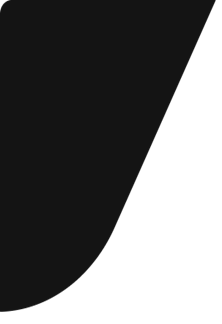
#> input picture assets/mask_l_1.png, 222 x 324 px; its folder holds 6 pictures in this run
$ python -i GUI.py   (imports and definitions only)
#> lines starting #> are read from the running program, lines starting #| are printed output that depends on the picture; pictures that were not available may be replaced by others from this repository, and a replacement may not be noted
import tkinter as tk
from tkinter import messagebox
from PIL import Image, ImageTk, ImageEnhance, ImageDraw
import webbrowser
import os
import sys
import subprocess

def create_rounded_rectangle_image(width, height, radius, color):
#> called with width = 694, height = 417, radius = 20, color = '#1a1a1a'
    image = Image.new('RGBA', (width, height), (0, 0, 0, 0))
#> image: PIL image 694x417 RGBA; every value is 0
    draw = ImageDraw.Draw(image)
    draw.rounded_rectangle((0, 0, width, height), radius, fill=color)
    return image

if getattr(sys, 'frozen', False):
    script_dir = sys._MEIPASS
else:
    script_dir = os.path.dirname(os.path.abspath(__file__))

# [1 line not run here, left out]

window_width = 694
window_height = 417
# [1 line that did not run here, left out]
# [1 line that did not run here, left out]
# [1 line that did not run here, left out]
# [1 line that did not run here, left out]

# [2 lines not run here, left out]

bg_image = create_rounded_rectangle_image(window_width, window_height, 20, "#1a1a1a")
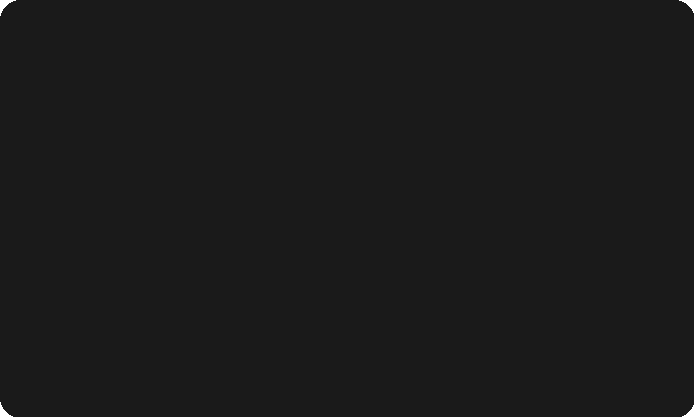
#> bg_image: PIL image 694x417 RGBA; mean R, G, B, A 26, 26, 26, 254.7; transparent parts drawn white
bg_photo = ImageTk.PhotoImage(bg_image)
# [1 line that did not run here, left out]
# [3 lines not run here, left out]

def place_image(path, x, y, anchor):
#> called with path = 'assets/mask_l_1.png', x = 0, y = 0, anchor = 'nw'
    image = Image.open(os.path.join(script_dir, path)).convert('RGBA')
#> image is the input picture: PIL image 222x324 RGBA; mean R, G, B, A 12.4, 12.4, 12.4, 157.3
    photo = ImageTk.PhotoImage(image)
    label = tk.Label(root, image=photo, bg="#1a1a1a")
    label.image = photo
    label.place(x=x, y=y, anchor=anchor)
    return label

# [1 line that did not run here, left out]
# [1 line not run here, left out]

# [11 lines left out: function load_image, not called in this run]

clicked_any_button = False

# [12 lines left out: function on_click, not called in this run]

close_button_path = "assets/off.png"
off_image_path = os.path.join(script_dir, close_button_path)
# [1 line not run here, left out]
# [1 line that did not run here, left out]
# [1 line that did not run here, left out]
# [1 line that did not run here, left out]
# [1 line that did not run here, left out]

def on_enter(event):
    close_button.config(image=off_hover_photo)

def on_leave(event):
    close_button.config(image=off_photo)

# [1 line that did not run here, left out]
# [1 line that did not run here, left out]

button_x_offset = 20
button_y_offset = 20
# [2 lines not run here, left out]

def start_move(event):
    root._drag_data = {'x': event.x_root - root.winfo_rootx(), 'y': event.y_root - root.winfo_rooty()}

# [4 lines left out: function do_move, not called in this run]

# [2 lines not run here, left out]

# [7 lines left out: function create_button, not called in this run]

buttons_info = [
    ("assets/4.04.png", "VapeV4.04/run.bat"),
    ("assets/4.09.png", "VapeV4.09/run.bat"),
    ("assets/4.10.png", "VapeV4.10/run.bat"),
    ("assets/4.11.png", "VapeV4.11/run.bat"),
    ("assets/lite.png", "VapeLite/run.bat")
]

button_y = 50
# [3 lines not run here, left out]

def animate_image():
    logo1_image = Image.open(os.path.join(script_dir, "assets/logo1.png")).resize((117, 35), Image.LANCZOS).convert('RGBA')
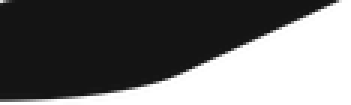
#> logo1_image: PIL image 117x35 RGBA (shown 3 times larger); mean R, G, B, A 12.7, 12.7, 12.7, 157.3; transparent parts drawn white
    logo1_photo = ImageTk.PhotoImage(logo1_image)

    logo_image = Image.open(os.path.join(script_dir, "assets/logo.png")).resize((123, 22), Image.LANCZOS).convert('RGBA')
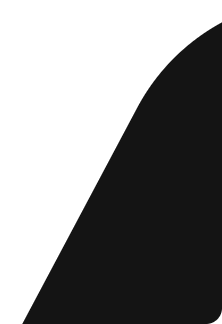
#> input picture assets/mask_r_1.png, 222 x 324 px, given in place of logo.png, which was not available
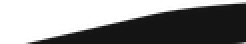
#> logo_image: PIL image 123x22 RGBA (shown 2 times larger); mean R, G, B, A 10.3, 10.3, 10.3, 124.3; transparent parts drawn white
    logo_photo = ImageTk.PhotoImage(logo_image)

    logo_x = window_width * 0.5
    logo_y = window_height // 2

#> (the run stopped early here; a loop or call above may not have finished)
